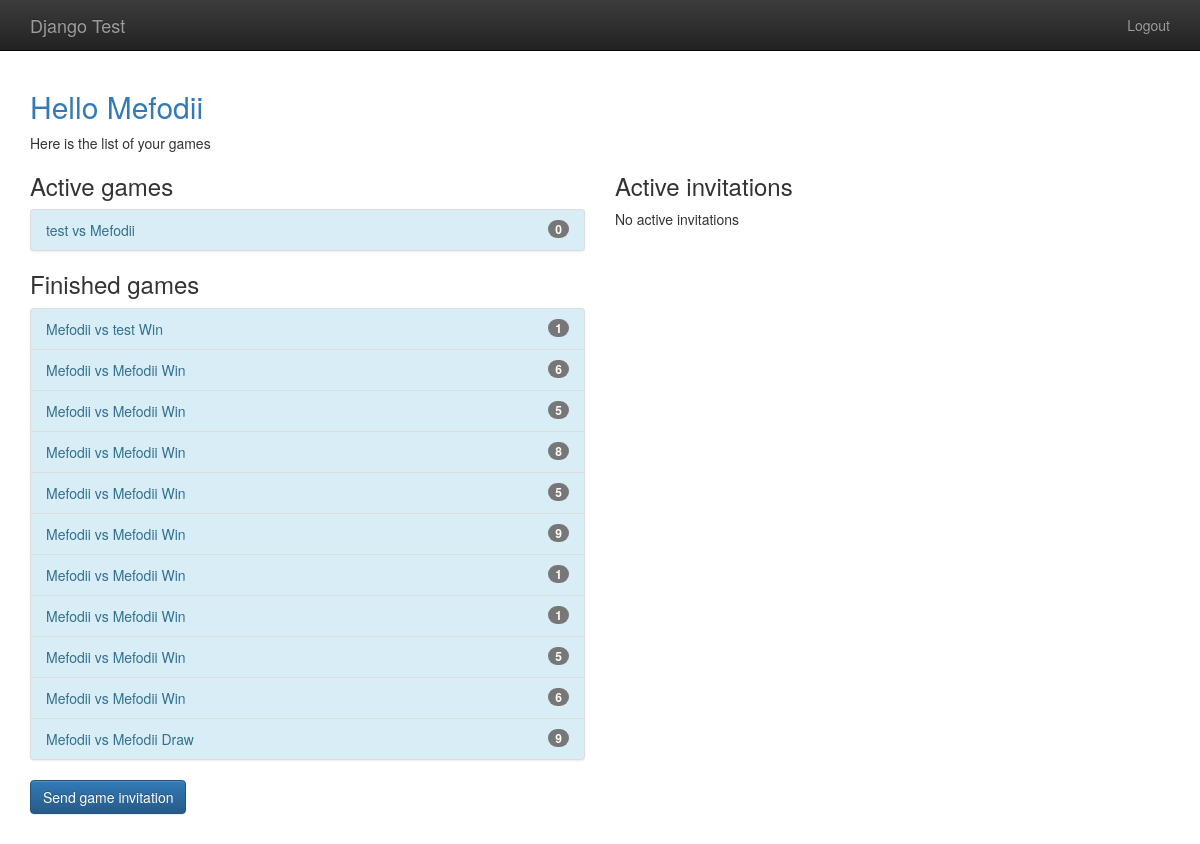
The page /player/home (signed in) on the database as committed earlier.
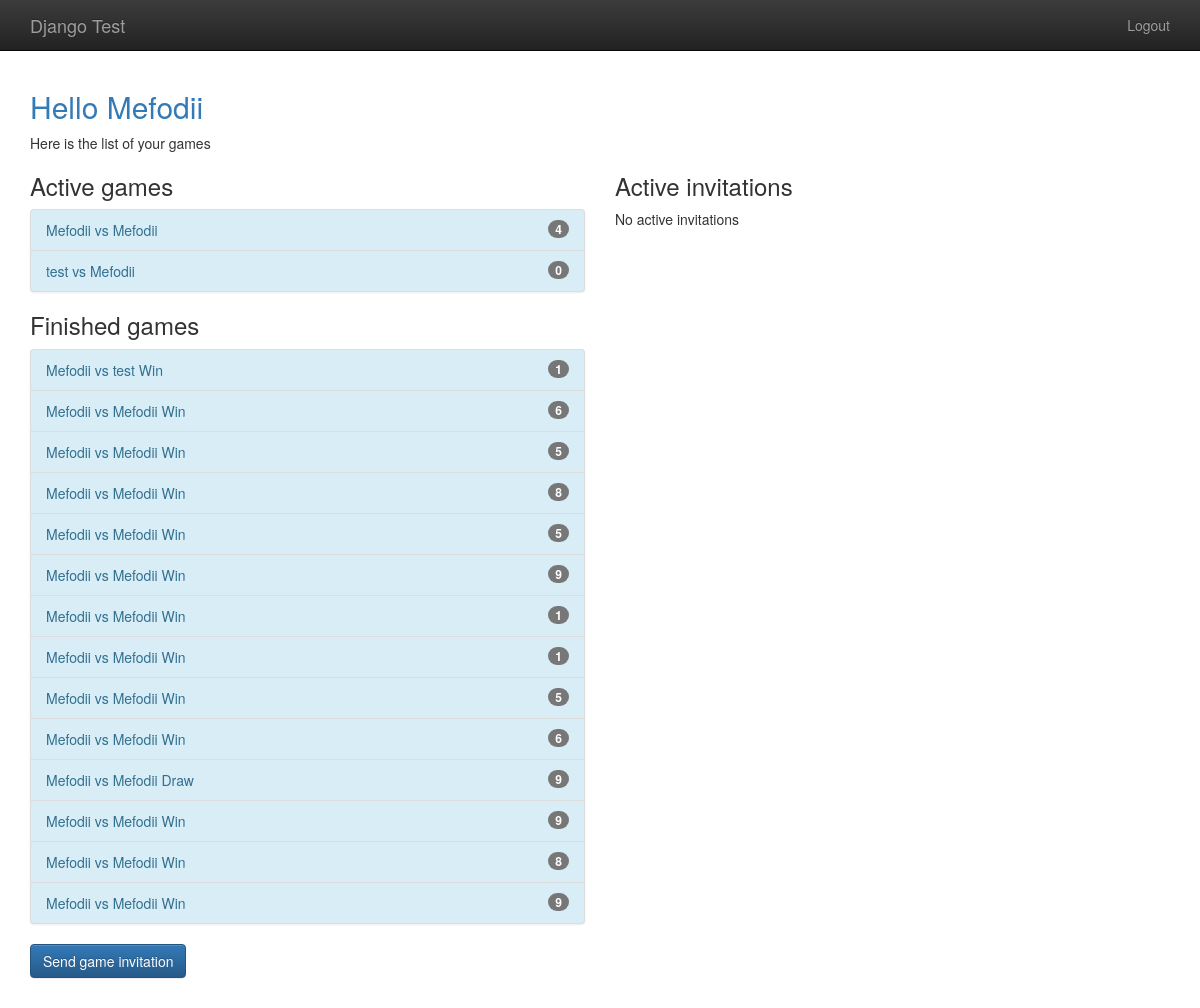
The same page on the database as committed later.
### gameplay/models.py (models this page shows, shortened)
class Game(models.Model):
    first_player = models.ForeignKey(User, related_name="games_first_player", on_delete=models.CASCADE)
    second_player = models.ForeignKey(User, related_name="games_second_player", on_delete=models.CASCADE)
    start_time = models.DateTimeField(auto_now_add=True)
    last_active = models.DateTimeField(auto_now=True)
    status = models.CharField(max_length=1, default='F', choices=GAME_STATUS_CHOICES)
    objects = GameQuerySet.as_manager()
    def get_absolute_url(self):
        return reverse("gameplay_detail", args=[self.id])
    def __str__(self):
        return "{0} vs {1}".format(self.first_player, self.second_player)

### player/views.py (the view)
# urls.py: path('home', home, name="player_home"),
@login_required
def home(request):
    my_games = Game.objects.games_for_user(request.user)
    active_games = my_games.active()
    finished_games = my_games.difference(active_games)
    invitations = request.user.invitations_received.all()
    return render(request, "player/home.html",
                  {"active_games": active_games,
                   "finished_games" : finished_games,
                   "invitations": invitations})

### gameplay/models.py (called while the page is built)
    def games_for_user(self, user):
        return self.filter(
            Q(first_player=user) | Q(second_player=user)
        )

    def active(self):
        return self.filter(
            Q(status="F") | Q(status="S")
        )

### templates/player/home.html (shortened to what this page needs)
{% extends "base.html" %}
{% block content %}
    <h2 class="text-primary">Hello {{ user.username }}</h2>
    Here is the list of your games
    <div class="row">
        <div class="col-md-6">
            <h3>Active games</h3>
            {% include "player/game_list_snippet.html" with games_list=active_games %}
            <h3>Finished games</h3>
            {% include "player/game_list_snippet.html" with games_list=finished_games %}
            <p>
                <a class="btn btn-primary"
                   href="{% url 'player_new_invitation' %}">Send game invitation</a>
            </p>
        </div>
        <div class="col-md-6">
            <h3>Active invitations</h3>
            {% if invitations %}
                <div class="list-group">
                    {% for inv in invitations %}
                        <a class="list-group-items" href="{% url 'player_accept_invitation' id=inv.id %}">
                            {{ inv.from_user.username }} invited you to play.<br>
                        </a>
                    {% endfor %}
                </div>
            {% else %}
                <p>No active invitations</p>
            {% endif %}
        </div>
    </div>
{% endblock %}

### templates/player/game_list_snippet.html
{% if games_list %}
    <div class="list-group bg-info">
        {% for game in games_list %}
            <a class="list-group-item list-group-item-info"
               href="{{ game.get_absolute_url }}">
                {{ game }}
                {% if game.status not in "FS" %}
                    {% if game.status == "D" %}
                        Draw
                    {% elif game.status == "W" and user == game.first_player %}
                        Win
                    {% elif game.status == "L" and user == game.second_player %}
                        Win
                    {% else %}
                        Lose
                    {% endif %}
                {% endif %}
                <span class="badge">{{ game.move_set.count }}</span>
            </a>
        {% endfor %}
    </div>
{% endif %}

Rows that differ between the two databases and show on the page:
added Game: first_player+second_player "Mefodii vs Mefodii", move_set.count "4"
added Game: first_player+second_player "Mefodii vs Mefodii", status "Win", move_set.count "9"
added Game: first_player+second_player "Mefodii vs Mefodii", status "Win", move_set.count "8"
added Game: first_player+second_player "Mefodii vs Mefodii", status "Win", move_set.count "9"
